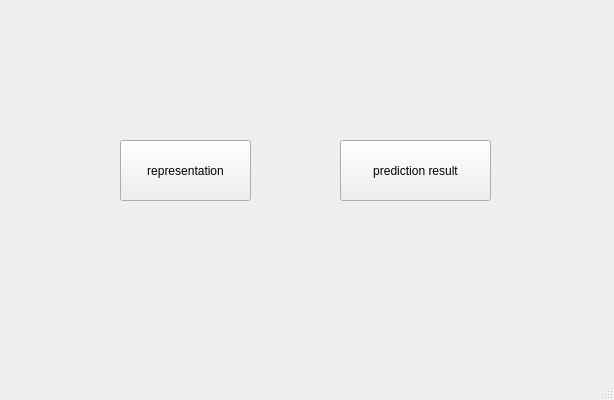
<?xml version="1.0" encoding="UTF-8"?>
<ui version="4.0">
 <class>MainWindow</class>
 <widget class="QMainWindow" name="MainWindow">
  <property name="geometry">
   <rect>
    <x>0</x>
    <y>0</y>
    <width>614</width>
    <height>400</height>
   </rect>
  </property>
  <property name="windowTitle">
   <string>MainWindow</string>
  </property>
  <widget class="QWidget" name="centralwidget">
   <widget class="QPushButton" name="pushButton">
    <property name="geometry">
     <rect>
      <x>120</x>
      <y>140</y>
      <width>131</width>
      <height>61</height>
     </rect>
    </property>
    <property name="text">
     <string>representation</string>
    </property>
   </widget>
   <widget class="QPushButton" name="pushButton_2">
    <property name="geometry">
     <rect>
      <x>340</x>
      <y>140</y>
      <width>151</width>
      <height>61</height>
     </rect>
    </property>
    <property name="text">
     <string>prediction result</string>
    </property>
   </widget>
  </widget>
  <widget class="QMenuBar" name="menubar">
   <property name="geometry">
    <rect>
     <x>0</x>
     <y>0</y>
     <width>614</width>
     <height>22</height>
    </rect>
   </property>
  </widget>
  <widget class="QStatusBar" name="statusbar"/>
 </widget>
 <resources/>
 <connections/>
</ui>
